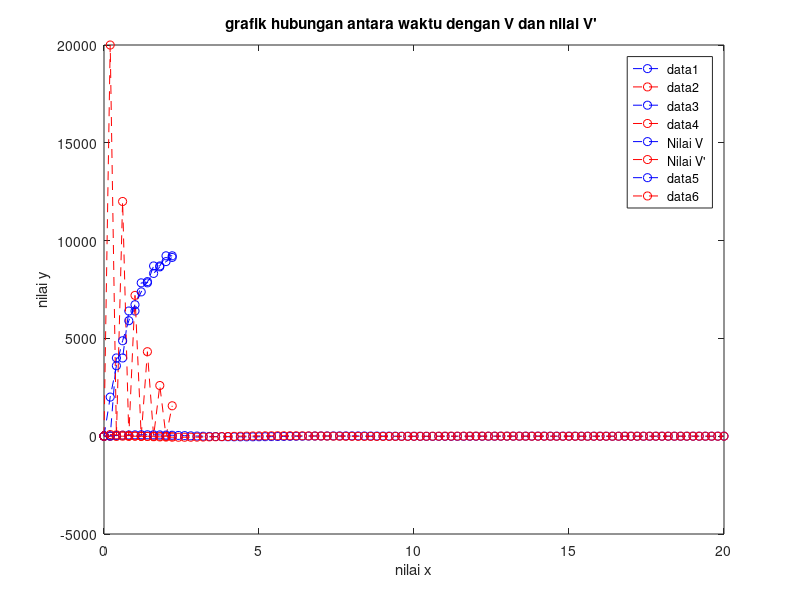

The MATLAB script that drew this image:
%% PERSAMAAN DIFERENSIAL ORDE TINGGI
clear, clc, close all
% Nama: Angga Dwi Sunarto
% Nim: 24040119140105
% Tugas Fisika Komputasi: PD Orde Tinggi

x(1) = 0; % nilai awal x
xb = 2; % nilai akhir x
y(1) = 0; % nilai awal y
z(1) = 0; % nilai awal z(dy/dx)
h = 0.2; % step pengukuran
n = (xb-x)/h; % jumlah segmen sebagai batas jumlah iterasi

% membuat array kosong untuk menampung nilai pada variabel x,y,z,k1,k2,l1,l2
x(2:n+1) = 0;
y(2:n+1) = 0;
z(2:n+1) = 0;
k1 = [0 zeros(1,n+1)];
k2 = [0 zeros(1,n+1)];
l1 = [0 zeros(1,n+1)];
l2 = [0 zeros(1,n+1)];

f = @(x,y,z) 1-2*x*y-3*z; % fungsi untuk menampung persamaan diferensial orde 2
g = @(x,y,z) z; % fungsi untuk menampung nilai z(dy/dx)

methodes = ["Runga Kutta", "Euler"]; % variable untuk menampung string pada array
a = 1; % variabel a sebagai pengendali untuk metode yang ingin digunakan ada 2 metode yaitu:
            % 2. Metode Runga Kutta orde 2
            % 1. Metode Euler

disp("Metode " + methodes(a))
switch methodes(a) % pengkondisian menggunakan switch dengan case pada variabel methodes
    case "Runga Kutta" % jika variable methodes bernilai "Runga Kutta" maka jalan kan program selanjutnya jika tidak maka skip
        disp('______________________________________________________________________________________________________')
        fprintf("i\tx\t\ty\t\t\t\tz\t\t\t\tk1\t\t\t\tl1\t\t\t\tk2\t\t\t\tl2\n");
        disp('______________________________________________________________________________________________________')
        for i = 2:12
            k1(i) = h*g(x(i-1),y(i-1),z(i-1)); % masukkan nilai dengan k1 pada index ke i dengan h*g(x pada index i-1, y pada index i-1, z pada index i-1)
            l1(i) = h*f(x(i-1),y(i-1),z(i-1)); % masukkan nilai dengan l1 pada index ke i dengan h*f(x pada index i-1, y pada index i-1, z pada index i-1)
            k2(i) = h*g(x(i-1) + h, y(i-1) + k1(i), z(i-1) + l1(i)); % masukkan nilai dengan k2 pada index ke i dengan h*g((x pada index i-1) + h, (y pada index i-1) + (k1 pada index ke i), (z pada index i-1) + (l1 pada index ke i))
            l2(i) = h*f(x(i-1) + h, y(i-1) + k1(i), z(i-1) + l1(i)); % masukkan nilai dengan l2 pada index ke i dengan h*f((x pada index i-1) + h, (y pada index i-1) + (k1 pada index ke i), (z pada index i-1) + (l1 pada index ke i))
            y(i) = y(i-1) + 1/2*(k1(i) + k2(i)); % masukan nilai dengan y pada index ke i dengan (y pada index ke i-1) + 1/2*((k1 pada index ke i) + (k2 pada index ke i))
            z(i) = z(i-1) + 1/2*(l1(i) + l2(i));  % masukan nilai dengan z pada index ke i dengan (z pada index ke i-1) + 1/2*((l1 pada index ke i) + (l2 pada index ke i))
            x(i) = x(i-1) + h; % masukkan nilai dengan y pada index ke i dengan x pada index ke i-1 + h
            fprintf('%g\t%g\t\t%-10g\t\t%-10g\t\t%-10g\t\t%-10g\t\t%-10g\t\t%g\n',(i-2) ,x(i-1), y(i-1),z(i-1), k1(i-1), l1(i-1), k2(i-1), l2(i-1))
        end
        disp('______________________________________________________________________________________________________')
    case "Euler" % jika variable methodes bernilai "Euler" maka jalan kan program selanjutnya jika tidak maka skip
        disp('__________________________________')
        fprintf("i\tx\t\ty\t\t\tz\n");
        disp('__________________________________')
            for i = 2:n+2
                y(i) = y(i-1) + h*g(x(i-1),y(i-1),z(i-1)); % masukkan nilai dengan y pada index ke i dengan y pada index ke i-1 + h*g(x index ke i-1, y index ke i-1, z index ke i-1)
                z(i) = z(i-1) + h*f(x(i-1),y(i-1),z(i-1)); % masukkan nilai dengan z pada index ke i dengan z pada index ke i-1 + h*f(x index ke i-1, y index ke i-1, z index ke i-1)
                x(i) = x(i-1) + h; % masukkan nilai dengan y pada index ke i dengan x pada index ke i-1 + h
                fprintf('%g\t%g\t\t%-8g\t%g\n',i-2, x(i-1), y(i-1), z(i-1))
            end
        disp('__________________________________')
end

% plotting nilai x,y dan x,z
plot(x,y, '--ob')
hold on
plot(x,z, '--or')

%% Metode Euler
clear, clc, close all
% Nama: Angga Dwi Sunarto
% Nim: 24040119140105
% Tugas Fisika Komputasi: PD Orde Tinggi

x(1) = 0;
xb = 2;
y(1) = 0;
z(1) = 1;
h = 0.2;
n = (xb-x)/h;

x(2:n+1) = 0;
y(2:n+1) = 0;
z(2:n+1) = 0;

% f = @(x,y,z) 1/2*y - 1;
f = @(x,y,z) 10^5 - 10*y - 10*z;
g = @(x,y,z) z;

disp('__________________________________')
fprintf("i\tx\t\ty\t\t\tz\n");
disp('__________________________________')
    for i = 2:n+2
        y(i) = y(i-1) + h*g(x(i-1),y(i-1),z(i-1));
        z(i) = z(i-1) + h*f(x(i-1),y(i-1),z(i-1));
        x(i) = x(i-1) + h;
        fprintf('%g\t%g\t\t%-8g\t%g\n',i-2, x(i-1), y(i-1), z(i-1))
    end
disp('__________________________________')
plot(x,y, '--ob')
hold on
plot(x,z, '--or')

%% Metode Runga Kutta Orde 2
clear, clc, close all
% Nama: Angga Dwi Sunarto
% Nim: 24040119140105
% Tugas Fisika Komputasi: PD Orde Tinggi

x(1) = 0;
xb = 2;
y(1) = 0;
z(1) = 1;
h = 0.2;
n = (xb-x)/h;

x(2:n+1) = 0;
y(2:n+1) = 0;
z(2:n+1) = 0;
k1 = [0 zeros(1,n+1)];
k2 = [0 zeros(1,n+1)];
l1 = [0 zeros(1,n+1)];
l2 = [0 zeros(1,n+1)];

f = @(x,y,z) 10^5 - 10*y - 10*z;
g = @(x,y,z) z;

disp('______________________________________________________________________________________________________')
fprintf("i\tx\t\ty\t\t\t\tz\t\t\t\tk1\t\t\t\tl1\t\t\t\tk2\t\t\t\tl2\n");
disp('______________________________________________________________________________________________________')
for i = 2:n+2
    k1(i) = h*g(x(i-1),y(i-1),z(i-1));
    l1(i) = h*f(x(i-1),y(i-1),z(i-1));
    k2(i) = h*g(x(i-1) + h, y(i-1) + k1(i), z(i-1) + l1(i));
    l2(i) = h*f(x(i-1) + h, y(i-1) + k1(i), z(i-1) + l1(i));
    y(i) = y(i-1) + 1/2*(k1(i) + k2(i));
    z(i) = z(i-1) + 1/2*(l1(i) + l2(i));
    x(i) = x(i-1) + h;
    fprintf('%g\t%g\t\t%-10g\t\t%-10g\t\t%-10g\t\t%-10g\t\t%-10g\t\t%g\n',(i-2) ,x(i-1), y(i-1),z(i-1), k1(i-1), l1(i-1), k2(i-1), l2(i-1))
end
disp('______________________________________________________________________________________________________')
plot(x,y, '--ob', 'DisplayName', 'Nilai V')
xlabel('nilai x')
ylabel('nilai y')
title("grafik hubungan antara waktu dengan V dan nilai V' ")
legend()
hold on
plot(x,z, '--or', 'DisplayName', "Nilai V'")

%% PROGRAM PD ORDE 2 OSILASI
clear, clc, close all

x(1) = 0; % nilai awal x
y(1) = 0; % nilai awal y
z(1) = 100; % nilai awal z
h = 0.2; % step pengukuran
n = 100; % jumlah iterasi

% membuat array kosong untuk menampung nilai pada variabel x,y,z
x(2:n+1) = 0;
y(2:n+1) = 0;
z(2:n+1) = 0;

g = @(z) z; % fungsi untuk menampung nilai z(dy/dx)
f = @(x,y,z) -1*y - .5*z; % fungsi untuk menampung persamaan diferensial orde 2

disp('__________________________________')
fprintf("i\t  x\t\t\t  y\t\t\t  z\n");
disp('__________________________________')
for i = 2:n+2
    y(i) = y(i-1) +(h*g(z(i-1))); % masukkan nilai dengan y pada index ke i dengan y pada index ke i-1 + h*g(z index ke i-1)
    z(i) = z(i-1) + h*f(x(i-1),y(i),z(i-1)); % masukkan nilai dengan z pada index ke i dengan z pada index ke i-1 + h*f(x index ke i-1, y index ke i, z index ke i-1)
    x(i) = x(i-1) + h; % masukkan nilai dengan y pada index ke i dengan x pada index ke i-1 + h
    fprintf('%g\t%4g\t%10g\t%10g\n',i-2, x(i-1), y(i-1), z(i-1));
end
disp('__________________________________')
% plotting nilai x index 2 sampai index terakhir - 1 dan y index 2 sampai index terakhir - 1
plot(x(2:end-1),y(2:end-1), '--ob')
hold on
% plotting nilai x index 2 sampai index terakhir - 1 dan z index 2 sampai index terakhir - 1
plot(x(2:end-1),z(2:end-1), '--or')

